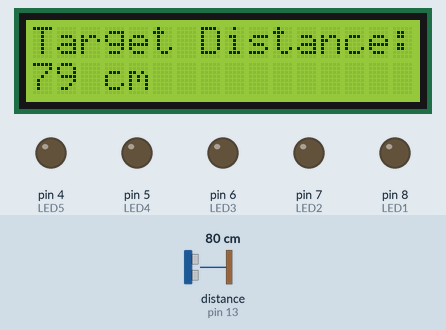
The sketch below on a simulated Arduino Uno, built with avr-gcc and run on an emulated ATmega328P. Parts: 16×2 character LCD, output pins drawn as LEDs (lit = HIGH). Wiring (inferred from the names in the program): ultrasonic range finder: trigger pin 12; echo pin 13. The inputs (shaded band) are chosen by the test bench; at power-on: distance to the obstacle (sensor on pin 13) 80 cm. The echo pulse lasts 58.3 µs per cm; pins used as bus, display or sensor lines are not drawn; what the sketch prints to the serial monitor is not drawn.

Above: at 5.2 s.
5.3 s: distance to the obstacle (sensor on pin 13) set to 2 cm
At 6.7 s:
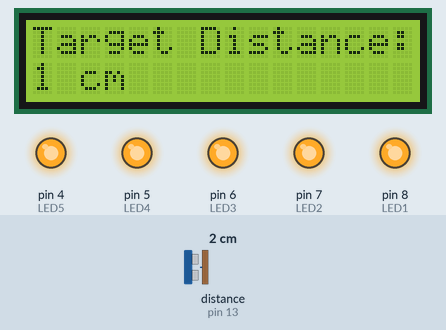
7.0 s: distance to the obstacle (sensor on pin 13) set to 9 cm
At 8.1 s:
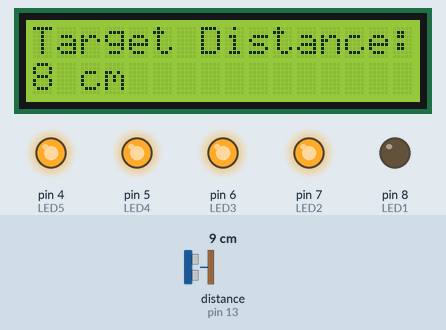
8.6 s: distance to the obstacle (sensor on pin 13) set to 60 cm
At 9.9 s:
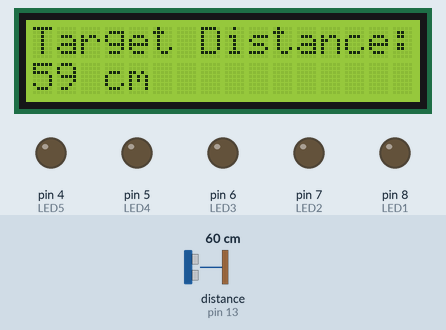
11.6 s: distance to the obstacle (sensor on pin 13) set to 4 cm
At 12.6 s:
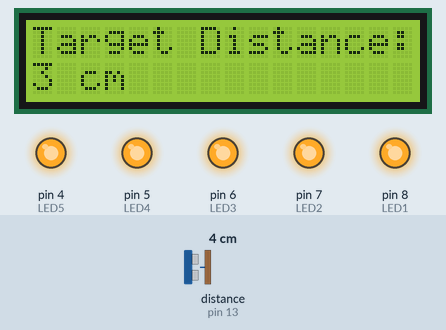
14.6 s: distance to the obstacle (sensor on pin 13) set to 18 cm
At 16.0 s:
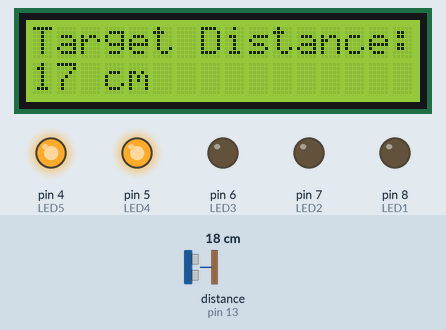
16.3 s: distance to the obstacle (sensor on pin 13) set to 35 cm
At 17.0 s:
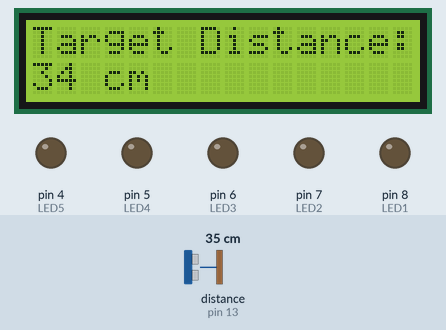
Timing chart, 0 to 19.3 s (numbered marks = the images above; inputs shaded):
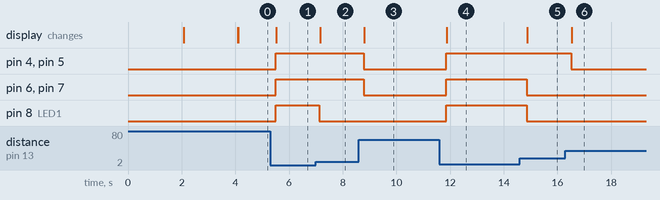

The sketch:

ultrasonic.INO
```cpp
#include <Wire.h>
#include <LiquidCrystal_I2C.h>

LiquidCrystal_I2C lcd(0x27, 16, 2);
 #define trigPin 12 //Sensor Echo pin connected to Arduino pin 13
 #define echoPin 13 //Sensor Trip pin connected to Arduino pin 12
const int echo = 13;
const int trig = 12;
int duration = 0;
int distance = 0;
const int LED1 = 8;


const int LED2 = 7;
const int LED3 = 6;
const int LED4 = 5;
const int LED5 = 4;

void setup()
{
  delay(2000);
  pinMode(trig, OUTPUT);
  pinMode(echo, INPUT);
  pinMode(LED1, OUTPUT);
  pinMode(LED2, OUTPUT);
  pinMode(LED3, OUTPUT);
  pinMode(LED4, OUTPUT);
  pinMode(LED5, OUTPUT);

  Serial.begin(9600);
  pinMode(trigPin, OUTPUT);
  pinMode(echoPin, INPUT);
  lcd.init();
  lcd.backlight();
  lcd.clear();
  lcd.setCursor(4,0);
  lcd.print("shivam");
  delay(2000);
  lcd.setCursor(0,0);  //Set LCD cursor to upper left corner, column 0, row 0
  lcd.print("Target Distance:");  //Print Message on First Row

}

void loop()
{
  long duration, distance;
  digitalWrite(trigPin, LOW);
  delayMicroseconds(2);
  digitalWrite(trigPin, HIGH);
  delayMicroseconds(10);
  digitalWrite(trigPin, LOW);
  duration = pulseIn(echoPin, HIGH);
  distance = (duration/2) / 29.1;

  lcd.setCursor(0,1);  //Set cursor to first column of second row
  lcd.print("                "); //Print blanks to clear the row
  lcd.setCursor(0,1);   //Set Cursor again to first column of second row
  lcd.print(distance); //Print measured distance
  lcd.print(" cm");  //Print your units.
  delay(250); //pause to let things settle

  digitalWrite(trig, HIGH);
  delayMicroseconds(1000);
  digitalWrite(trig, LOW);
  duration = pulseIn(echo, HIGH);
  distance = (duration / 2) / 28.5;
  Serial.println(distance);

  if (distance <= 7) {
    digitalWrite(LED1, HIGH);
  } else {
    digitalWrite(LED1, LOW);
  }
  if (distance <= 12) {
    digitalWrite(LED2, HIGH);
  } else {
    digitalWrite(LED2, LOW);
  }
  if (distance <= 17) {
    digitalWrite(LED3, HIGH);
  } else {
    digitalWrite(LED3, LOW);
  }
  if (distance <= 21) {
    digitalWrite(LED4, HIGH);
  } else {
    digitalWrite(LED4, LOW);
  }
  if (distance <= 25) {
    digitalWrite(LED5, HIGH);
  } else {
    digitalWrite(LED5, LOW);
  }

}
```

Measured:
- after the input at 5.3 s, pin 4 (LED5), pin 5 (LED4), pin 6 (LED3), pin 7 (LED2), pin 8 (LED1): LOW → HIGH after 0.20 s; the display: changes after 0.22 s (image 1)
- after the input at 7.0 s, pin 8 (LED1): HIGH → LOW after 0.13 s; the display: changes after 0.15 s (image 2)
- after the input at 8.6 s, pin 4 (LED5), pin 5 (LED4), pin 6 (LED3), pin 7 (LED2): HIGH → LOW after 0.18 s; the display: changes after 0.20 s (image 3)
- after the input at 11.6 s, pin 4 (LED5), pin 5 (LED4), pin 6 (LED3), pin 7 (LED2), pin 8 (LED1): LOW → HIGH after 0.26 s; the display: changes after 0.28 s (image 4)
- after the input at 14.6 s, pin 6 (LED3), pin 7 (LED2), pin 8 (LED1): HIGH → LOW after 0.26 s; the display: changes after 0.28 s (image 5)
- after the input at 16.3 s, pin 4 (LED5), pin 5 (LED4): HIGH → LOW after 0.21 s; the display: changes after 0.23 s (image 6)
